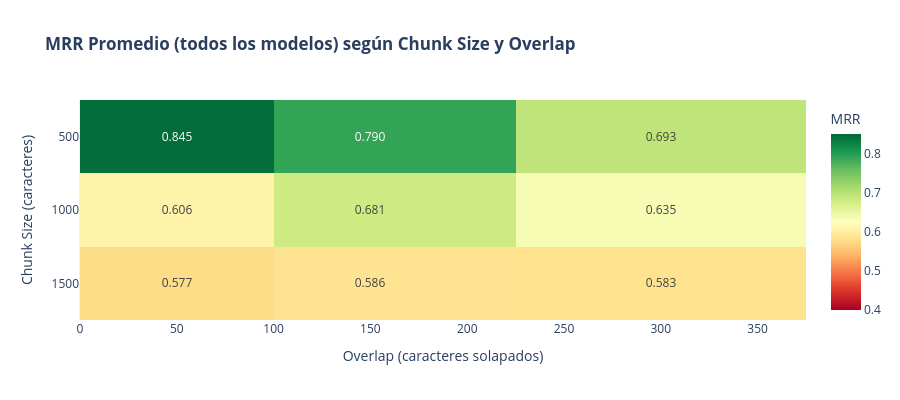

Notebook code for this chart:
### Markdown cell above
---
## 4. 🧩 Impacto de la Estrategia de Chunking

La segmentación de documentos es la variable de infraestructura más importante. El mismo modelo puede pasar de un MRR de 0.42 a 1.00 simplemente ajustando el chunk_size.

### Code cell
# ── Gráfico 6: Heatmap global Chunk Size × Overlap ────────────────────────
pivot = df_c.pivot_table(values='MRR', index='Chunk Size', columns='Overlap', aggfunc='mean')

fig = px.imshow(
    pivot,
    text_auto='.3f',
    aspect='auto',
    color_continuous_scale='RdYlGn',
    zmin=0.4, zmax=0.85,
    title='<b>MRR Promedio (todos los modelos) según Chunk Size y Overlap</b>'
)
fig.update_layout(
    xaxis_title='Overlap (caracteres solapados)',
    yaxis_title='Chunk Size (caracteres)',
    coloraxis_colorbar_title='MRR',
    height=400
)
fig.show()

### Figure 1 — Plotly figure (JSON) as saved in the notebook; plotly's stock layout.template omitted (floating-point values rounded to 4 significant figures)
{"data": [{"coloraxis": "coloraxis", "hovertemplate": "Overlap: %{x}<br>Chunk Size: %{y}<br>color: %{z}<extra></extra>", "name": "0", "texttemplate": "%{z:.3f}", "type": "heatmap", "x": [50, 150, 300], "xaxis": "x", "y": [500, 1000, 1500], "yaxis": "y", "z": [[0.8447, 0.7902, 0.6933], [0.6057, 0.6808, 0.6348], [0.5771, 0.5861, 0.5825]]}], "layout": {"coloraxis": {"cmax": 0.85, "cmin": 0.4, "colorbar": {"title": {"text": "MRR"}}, "colorscale": [[0, "rgb(165,0,38)"], [0.1, "rgb(215,48,39)"], [0.2, "rgb(244,109,67)"], [0.3, "rgb(253,174,97)"], [0.4, "rgb(254,224,139)"], [0.5, "rgb(255,255,191)"], [0.6, "rgb(217,239,139)"], [0.7, "rgb(166,217,106)"], [0.8, "rgb(102,189,99)"], [0.9, "rgb(26,152,80)"], [1, "rgb(0,104,55)"]]}, "height": 400, "title": {"text": "<b>MRR Promedio (todos los modelos) según Chunk Size y Overlap</b>"}, "xaxis": {"anchor": "y", "domain": [0, 1], "title": {"text": "Overlap (caracteres solapados)"}}, "yaxis": {"anchor": "x", "autorange": "reversed", "domain": [0, 1], "title": {"text": "Chunk Size (caracteres)"}}}}
